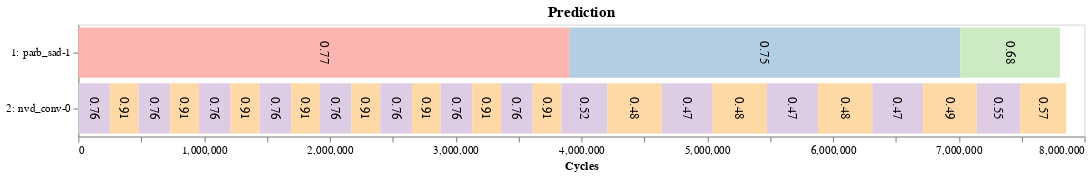

Notebook code cell kept with this figure:
### Code cell
best_dd = widgets.Dropdown(options=uniq_pairs, value=uniq_pairs[0], description='Pair:')
best_btn = widgets.Button(description='Best', button_style='info')

def show_widgets():
    display(best_dd)
    display(best_btn)
    

def best_onclick(b):
    clear_output()
    show_widgets()
    
    apps = best_dd.value.split('+')
    def get_best(app1, app2):
        matrix_size = (len(const.kernel_yaml[app2]), len(const.kernel_yaml[app1]))
        configs_1 = np.zeros(matrix_size, dtype=int)
        configs_2 = np.zeros(matrix_size, dtype=int)
        interference_1 = np.zeros(matrix_size)
        interference_2 = np.zeros(matrix_size)
        
        for kernel_1 in const.kernel_yaml[app1]:
            for kernel_2 in const.kernel_yaml[app2]:
                best_idx = (app1, kernel_1, app2, kernel_2)
                
                cta_1 = df_best.loc[best_idx, '1_intra']
                sld_1 = df_best.loc[best_idx, 'sld'][1]
                
                cta_2 = df_best.loc[best_idx, '2_intra']
                sld_2 = df_best.loc[best_idx, 'sld'][2]
                
                matrix_idx = (kernel_2-1, kernel_1-1)
                
                configs_1[matrix_idx] = int(cta_1)
                configs_2[matrix_idx] = int(cta_2)
                
                interference_1[matrix_idx] = sld_1
                interference_2[matrix_idx] = sld_2
                
        return [configs_1, configs_2], [interference_1, interference_2]
                
    def get_runtime(app):
        runtime = []
        for kidx in const.kernel_yaml[app]:
            runtime.append(df_seq_index.loc[(app, kidx)]['runtime'])
        
        return runtime
            
    configs, interference = get_best(apps[0], apps[1])
    runtimes = [get_runtime(apps[0]), get_runtime(apps[1])]
    
    tot_runtime = [sum(r) for r in runtimes]
    if tot_runtime[0] < tot_runtime[1]:
        iter_lim = [math.inf, 1]
    else:
        iter_lim = [1, math.inf] 

    # Printing results
    app1_kernels = ['{0}:{1}'.format(apps[0], kernel) for kernel in const.kernel_yaml[apps[0]]]
    app2_kernels = ['{0}:{1}'.format(apps[1], kernel) for kernel in const.kernel_yaml[apps[1]]]
    
    print(apps[0], 'configs:')
    print(pd.DataFrame(configs[0], app2_kernels, app1_kernels))
    print('-' * 50)
    
    print(apps[1], 'configs:')
    print(pd.DataFrame(configs[1], app2_kernels, app1_kernels))
    print('-' * 50)
    
    print(apps[0], 'slowdown:')
    print(pd.DataFrame(interference[0], app2_kernels, app1_kernels))
    print('-' * 50)
    
    print(apps[1], 'slowdown:')
    print(pd.DataFrame(interference[1], app2_kernels, app1_kernels))
    print('-' * 50)
    print('\n')
    
    # run simulation to predict final slowdown
    sim_results = scheduler.simulate(runtimes, interference, iter_lim, finish_remaining=False)
    scaled_runtime = [[int(t) for t in app] for app in sim_results[0]]
    print('Predicted runtime:', scaled_runtime)
    
    norm_ipc = scheduler.calculate_norm_ipc(runtimes, scaled_runtime)
#     print('Norm IPC:', norm_ipc)
    
    sld = scheduler.calculate_qos(runtimes, scaled_runtime, short=True, revert=False)
    print('Predicted weighted speedup:', sum(sld))
    
    row = pd.Series({'1_bench': apps[0], '2_bench': apps[1], 
                     'runtime': scaled_runtime, 'norm_ipc': norm_ipc})
    
    gen_altair.draw_altair_timeline(row, title='Prediction').display()  

show_widgets()
best_btn.on_click(best_onclick)

### Figure 1 — Vega-Lite specification as saved in the notebook (floating-point values rounded to 4 significant figures)
{"config": {"view": {"continuousWidth": 400, "continuousHeight": 300}, "axis": {"grid": false}, "header": {"titleColor": "black", "titleFontSize": 14}}, "layer": [{"mark": "bar", "encoding": {"color": {"type": "nominal", "field": "kernel", "legend": null, "scale": {"scheme": "pastel1"}}, "x": {"type": "quantitative", "field": "start", "title": "Cycles"}, "x2": {"field": "end"}, "y": {"type": "nominal", "field": "stream", "sort": null}}, "height": 100, "title": "Prediction", "width": 900}, {"mark": {"type": "text", "align": "center", "angle": 90, "baseline": "middle", "color": "black", "fontSize": 12}, "encoding": {"text": {"type": "quantitative", "field": "norm"}, "x": {"type": "quantitative", "field": "position"}, "y": {"type": "nominal", "field": "stream", "sort": null, "title": null}}}], "data": {"name": "data-61f199707f0a6bc6d58018f8e4cd5143"}, "$schema": "https://vega.github.io/schema/vega-lite/v4.8.1.json", "datasets": {"data-61f199707f0a6bc6d58018f8e4cd5143": [{"start": 0, "end": 3907186, "stream": "1: parb_sad-1", "kernel": "1:1", "position": 1954000.0, "norm": 0.77}, {"start": 3907186, "end": 7011701, "stream": "1: parb_sad-1", "kernel": "1:2", "position": 5459000.0, "norm": 0.75}, {"start": 7011701, "end": 7804526, "stream": "1: parb_sad-1", "kernel": "1:3", "position": 7408000.0, "norm": 0.68}, {"start": 0, "end": 251500, "stream": "2: nvd_conv-0", "kernel": "2:1", "position": 125800.0, "norm": 0.76}, {"start": 251500, "end": 480281, "stream": "2: nvd_conv-0", "kernel": "2:2", "position": 365900.0, "norm": 0.91}, {"start": 480281, "end": 731781, "stream": "2: nvd_conv-0", "kernel": "2:1", "position": 606000.0, "norm": 0.76}, {"start": 731781, "end": 960562, "stream": "2: nvd_conv-0", "kernel": "2:2", "position": 846200.0, "norm": 0.91}, {"start": 960562, "end": 1212062, "stream": "2: nvd_conv-0", "kernel": "2:1", "position": 1086000.0, "norm": 0.76}, {"start": 1212062, "end": 1440843, "stream": "2: nvd_conv-0", "kernel": "2:2", "position": 1326000.0, "norm": 0.91}, {"start": 1440843, "end": 1692343, "stream": "2: nvd_conv-0", "kernel": "2:1", "position": 1567000.0, "norm": 0.76}, {"start": 1692343, "end": 1921124, "stream": "2: nvd_conv-0", "kernel": "2:2", "position": 1807000.0, "norm": 0.91}, {"start": 1921124, "end": 2172624, "stream": "2: nvd_conv-0", "kernel": "2:1", "position": 2047000.0, "norm": 0.76}, {"start": 2172624, "end": 2401405, "stream": "2: nvd_conv-0", "kernel": "2:2", "position": 2287000.0, "norm": 0.91}, {"start": 2401405, "end": 2652905, "stream": "2: nvd_conv-0", "kernel": "2:1", "position": 2527000.0, "norm": 0.76}, {"start": 2652905, "end": 2881686, "stream": "2: nvd_conv-0", "kernel": "2:2", "position": 2767000.0, "norm": 0.91}, {"start": 2881686, "end": 3133186, "stream": "2: nvd_conv-0", "kernel": "2:1", "position": 3007000.0, "norm": 0.76}, {"start": 3133186, "end": 3361967, "stream": "2: nvd_conv-0", "kernel": "2:2", "position": 3248000.0, "norm": 0.91}, {"start": 3361967, "end": 3613467, "stream": "2: nvd_conv-0", "kernel": "2:1", "position": 3488000.0, "norm": 0.76}, {"start": 3613467, "end": 3842248, "stream": "2: nvd_conv-0", "kernel": "2:2", "position": 3728000.0, "norm": 0.91}, {"start": 3842248, "end": 4207872, "stream": "2: nvd_conv-0", "kernel": "2:1", "position": 4025000.0, "norm": 0.52}, {"start": 4207872, "end": 4639218, "stream": "2: nvd_conv-0", "kernel": "2:2", "position": 4424000.0, "norm": 0.48}, {"start": 4639218, "end": 5044567, "stream": "2: nvd_conv-0", "kernel": "2:1", "position": 4842000.0, "norm": 0.47}, {"start": 5044567, "end": 5475913, "stream": "2: nvd_conv-0", "kernel": "2:2", "position": 5260000.0, "norm": 0.48}, {"start": 5475913, "end": 5881262, "stream": "2: nvd_conv-0", "kernel": "2:1", "position": 5679000.0, "norm": 0.47}, {"start": 5881262, "end": 6312608, "stream": "2: nvd_conv-0", "kernel": "2:2", "position": 6097000.0, "norm": 0.48}, {"start": 6312608, "end": 6717957, "stream": "2: nvd_conv-0", "kernel": "2:1", "position": 6515000.0, "norm": 0.47}, {"start": 6717957, "end": 7144248, "stream": "2: nvd_conv-0", "kernel": "2:2", "position": 6931000.0, "norm": 0.49}, {"start": 7144248, "end": 7488707, "stream": "2: nvd_conv-0", "kernel": "2:1", "position": 7316000.0, "norm": 0.55}, {"start": 7488707, "end": 7854466, "stream": "2: nvd_conv-0", "kernel": "2:2", "position": 7672000.0, "norm": 0.57}]}}
